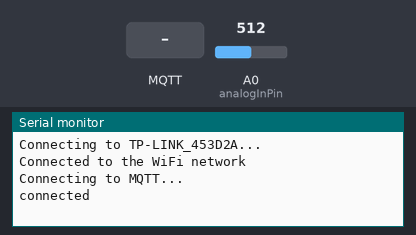
Recording of a sketch running on a simulated ESP8266 (NodeMCU). Shown: the last lines printed to the serial monitor. Inputs (shaded band) come from the test bench; at power-on: A0 (analogInPin) = 512. WiFi joins after 1.5 s; servers stay silent unless stated; no MQTT or app messages arrive unless stated.

Above: at 2.3 s.
2.4 s: MQTT message "1" arrives on the first subscribed topic
At 3.6 s:
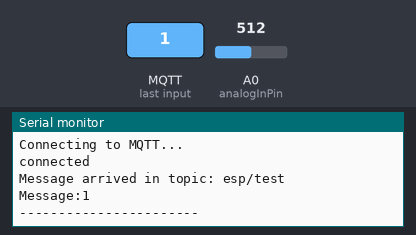
3.9 s: MQTT message "on" arrives on the first subscribed topic
At 4.7 s:
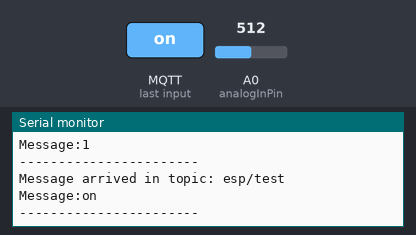
5.4 s: MQTT message "off" arrives on the first subscribed topic
At 5.8 s:
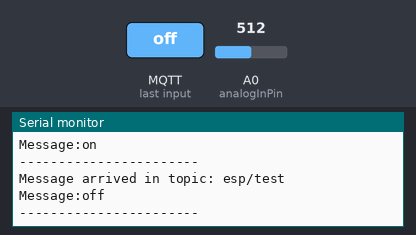

Measured:
- after the input at 2.4 s, the serial monitor: prints a new line at once (image 1)
- after the input at 3.9 s, the serial monitor: prints a new line at once (image 2)
- after the input at 5.4 s, the serial monitor: prints a new line at once (image 3)

The sketch:

mqttClient.ino
```cpp
#include <ESP8266WiFi.h>
#include <PubSubClient.h>
#include <Ticker.h>

Ticker dataSendTicker;
const int analogInPin = A0;  // ESP8266 Analog Pin ADC0 = A0
float sensorValue = 0;
 //MosquittoBrokerLocal
const char* ssid = "TP-LINK_453D2A";
const char* password =  "36216703";
IPAddress mqttServer(192,168, 4, 216);//const char* mqttServer = "192.168.4.216";//"m11.cloudmqtt.com";
const int mqttPort = 1883;
const char* mqttUser = "MyMqttUser";
const char* mqttPassword = "MyMqttUserPassword";

WiFiClient espClient;
PubSubClient client(espClient);

void sendResultMeasuring(){
  if(!client.connected())
  {
    dataSendTicker.detach();
    return;
  }
  char adcStr[12];
  sensorValue = analogRead(analogInPin)*3.3F/1024.0F;
  sprintf(adcStr,"%f",sensorValue);
  boolean result = client.publish("esp/ADC", adcStr);
}

void setup(){
  Serial.begin(115200);
  Serial.println();

  WiFi.mode(WIFI_STA);//(WIFI_AP_STA);
  //configure ap
}

void callback(char* topic, byte* payload, unsigned int length)
{
  Serial.print("Message arrived in topic: ");
  Serial.println(topic);

  Serial.print("Message:");
  for (int i = 0; i < length; i++){
    Serial.print((char)payload[i]);
  }

  Serial.println();
  Serial.println("-----------------------");
}

void loop() {
  if(WiFi.status() != WL_CONNECTED)
  {
    Serial.print("Connecting to ");
    Serial.print(ssid);
    Serial.println("...");
    //WiFi.mode(WIFI_STA);
    WiFi.begin(ssid, password);

    if (WiFi.waitForConnectResult() != WL_CONNECTED)return;

    //delay(1000);
    //if(WiFi.status() != WL_CONNECTED)Serial.println("Connecting to WiFi..");
    //else
    if(WiFi.status() == WL_CONNECTED)
    {
      Serial.println("Connected to the WiFi network");

      client.setServer(mqttServer, mqttPort);
      client.setCallback(callback);

      while (!client.connected()&&WiFi.status() == WL_CONNECTED)
      {
        Serial.println("Connecting to MQTT...");

        if(client.connect("ESP8266Client", mqttUser, mqttPassword ))Serial.println("connected");
        else
        {
          Serial.print("failed with state ");
          Serial.print(client.state());
          delay(2000);
        }
      }

      if(client.connected())
      {
        dataSendTicker.attach(1.5,sendResultMeasuring);
        client.subscribe("esp/test");
      }
    }
  }

  if(client.connected()) client.loop();
}
```
